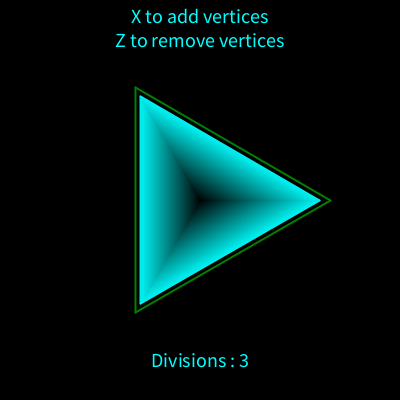
Frame 1 (no input)
Frame 60 (the mouse pressed at the canvas centre just before this capture): identical to frame 1, image omitted
Frame 120 (the mouse held since frame 60 and released just before this capture): identical to frame 1, image omitted

The Processing sketch that drew this single still picture (run headless with seeded random() and noise(); from frame 60 on, the mouse is pressed at the canvas centre):

// Processing sketch: processing_100833
// ── processing_100833.pde

void setup()
{
  size(400, 400);
  smooth();
  v = 3;
}

int v;

void draw()
{
  background(0);
  
  strokeWeight(2);
  
  for (int i = 0; i < v; i++)
  {
    float a1 = radians(i*360/v);
    float a2 = radians((i+1)*360/v);
    for (int j = 0; j < 120; j++)
    {
      stroke(0, j*2, j*2);
      line(width/2+cos(a1)*j, height/2+sin(a1)*j,
           width/2+cos(a2)*j, height/2+sin(a2)*j);
    }
    stroke(0, 127, 0);
    line(width/2+cos(a1)*130, height/2+sin(a1)*130,
         width/2+cos(a2)*130, height/2+sin(a2)*130);
  }
  textAlign(CENTER, CENTER);
  textSize(20);
  fill(0, 255, 255);
  text("X to add vertices", width/2, height/25);
  text("Z to remove vertices", width/2, height/10);
  text("Divisions : "+v, width/2, height*9/10);
}

void keyReleased()
{
  if (key == 'z')  v--;
  if (key == 'x')  v++;
  if (v < 3)  v=3;
}
